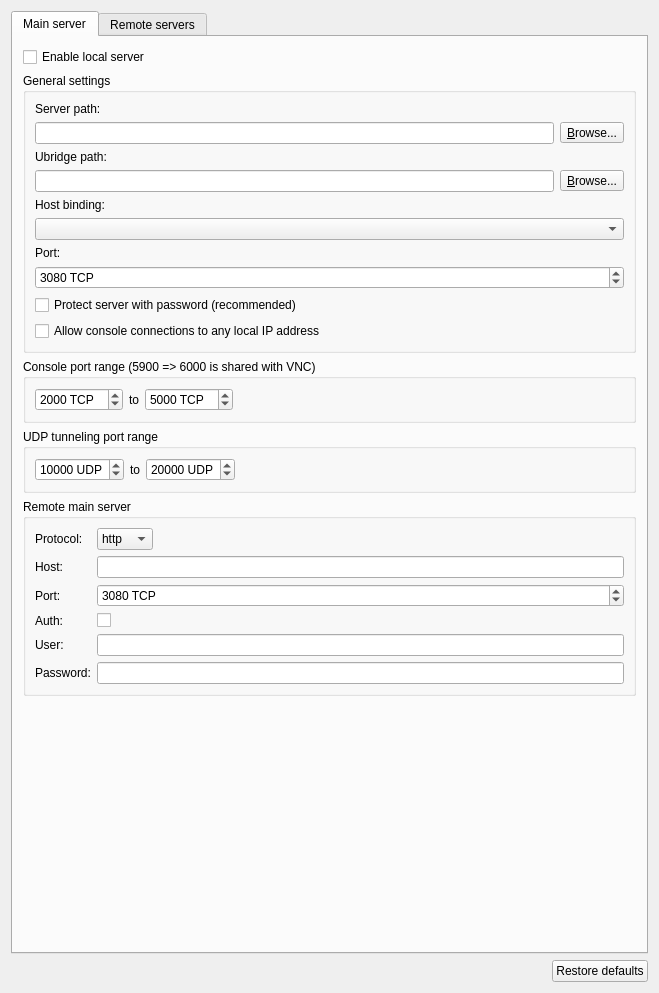
<?xml version="1.0" encoding="UTF-8"?>
<ui version="4.0">
 <class>ServerPreferencesPageWidget</class>
 <widget class="QWidget" name="ServerPreferencesPageWidget">
  <property name="geometry">
   <rect>
    <x>0</x>
    <y>0</y>
    <width>659</width>
    <height>993</height>
   </rect>
  </property>
  <property name="sizePolicy">
   <sizepolicy hsizetype="MinimumExpanding" vsizetype="MinimumExpanding">
    <horstretch>0</horstretch>
    <verstretch>0</verstretch>
   </sizepolicy>
  </property>
  <property name="minimumSize">
   <size>
    <width>0</width>
    <height>0</height>
   </size>
  </property>
  <property name="windowTitle">
   <string>Server</string>
  </property>
  <property name="styleSheet">
   <string notr="true">
QWidget {
    background-color: #323232;
    color: #BAF73C;
}

QToolBar {
    border:0px;
}

QGraphicsView, QTextEdit, QPlainTextEdit, QTreeWidget, QListWidget, QLineEdit, QSpinBox, QComboBox {
    background-color: #282828;
}

QLabel, QMenu, QStatusBar {
  color: #BAF73C;
}

QMenuBar::item {
    background-color: #323232;
}

QMenu::item:selected {
    color: #f2f2f2;
    background-color: #383838;
}

QToolButton:hover {
    background-color: #383838;
}

QGroupBox {
    color: #BAF73C;
    font: bold 12px;
    padding: 15px;
    border-style: none;
}

QAbstractScrollArea::corner {
    background: #323232;
}

QScrollBar::add-page:horizontal, QScrollBar::sub-page:horizontal, QScrollBar::add-page:vertical, QScrollBar::sub-page:vertical {
  background: none;
}

QComboBox {
    selection-color: #f2f2f2;
    selection-background-color: #323232;
}

QComboBox QAbstractItemView {
    background-color: #282828;
}

QDockWidget, QMenuBar, QPushButton, QToolButton, QTabWidget, QHeaderView::section {
    color: #BAF73C;
    font: bold 11px;
}

QTabBar {
    color: #BAF73C;
}

QRadioButton, QCheckBox {
  color: #BAF73C;
}

QRadioButton::disabled, QCheckBox::disabled {
  color: gray;
}
// bg-color=#282828
// fg-color=#BAF73C
// tool-bar=#323232
// selection-bg=#383838 
// selection-fg=#f2f2f2
 </string>
  </property>
  <layout class="QVBoxLayout" name="verticalLayout_2">
   <item>
    <widget class="QTabWidget" name="uiServerPreferenceTabWidget">
     <property name="sizePolicy">
      <sizepolicy hsizetype="MinimumExpanding" vsizetype="MinimumExpanding">
       <horstretch>0</horstretch>
       <verstretch>0</verstretch>
      </sizepolicy>
     </property>
     <property name="maximumSize">
      <size>
       <width>16777215</width>
       <height>16777215</height>
      </size>
     </property>
     <property name="currentIndex">
      <number>0</number>
     </property>
     <widget class="QWidget" name="uiLocalTabWidget">
      <property name="sizePolicy">
       <sizepolicy hsizetype="Preferred" vsizetype="MinimumExpanding">
        <horstretch>0</horstretch>
        <verstretch>0</verstretch>
       </sizepolicy>
      </property>
      <attribute name="title">
       <string>Main server</string>
      </attribute>
      <layout class="QVBoxLayout" name="verticalLayout_3">
       <property name="leftMargin">
        <number>10</number>
       </property>
       <property name="topMargin">
        <number>10</number>
       </property>
       <property name="rightMargin">
        <number>10</number>
       </property>
       <property name="bottomMargin">
        <number>10</number>
       </property>
       <item>
        <widget class="QCheckBox" name="uiLocalServerAutoStartCheckBox">
         <property name="sizePolicy">
          <sizepolicy hsizetype="Minimum" vsizetype="Fixed">
           <horstretch>0</horstretch>
           <verstretch>0</verstretch>
          </sizepolicy>
         </property>
         <property name="minimumSize">
          <size>
           <width>0</width>
           <height>0</height>
          </size>
         </property>
         <property name="text">
          <string>Enable local server</string>
         </property>
         <property name="checked">
          <bool>false</bool>
         </property>
        </widget>
       </item>
       <item>
        <widget class="QGroupBox" name="uiGeneralSettingsGroupBox">
         <property name="title">
          <string>General settings</string>
         </property>
         <layout class="QGridLayout" name="gridLayout">
          <property name="sizeConstraint">
           <enum>QLayout::SetMinimumSize</enum>
          </property>
          <item row="1" column="0">
           <widget class="QLabel" name="uiLocalServerPathLabel">
            <property name="text">
             <string>Server path:</string>
            </property>
           </widget>
          </item>
          <item row="2" column="0">
           <layout class="QHBoxLayout" name="horizontalLayout">
            <item>
             <widget class="QLineEdit" name="uiLocalServerPathLineEdit"/>
            </item>
            <item>
             <widget class="QToolButton" name="uiLocalServerToolButton">
              <property name="text">
               <string>&amp;Browse...</string>
              </property>
              <property name="toolButtonStyle">
               <enum>Qt::ToolButtonTextOnly</enum>
              </property>
             </widget>
            </item>
           </layout>
          </item>
          <item row="3" column="0">
           <widget class="QLabel" name="uiUbridgePathLabel">
            <property name="text">
             <string>Ubridge path:</string>
            </property>
           </widget>
          </item>
          <item row="4" column="0">
           <layout class="QHBoxLayout" name="horizontalLayout_5">
            <item>
             <widget class="QLineEdit" name="uiUbridgePathLineEdit"/>
            </item>
            <item>
             <widget class="QToolButton" name="uiUbridgeToolButton">
              <property name="text">
               <string>&amp;Browse...</string>
              </property>
              <property name="toolButtonStyle">
               <enum>Qt::ToolButtonTextOnly</enum>
              </property>
             </widget>
            </item>
           </layout>
          </item>
          <item row="5" column="0">
           <widget class="QLabel" name="uiLocalServerHostLabel">
            <property name="text">
             <string>Host binding:</string>
            </property>
           </widget>
          </item>
          <item row="6" column="0">
           <widget class="QComboBox" name="uiLocalServerHostComboBox"/>
          </item>
          <item row="7" column="0">
           <widget class="QLabel" name="uiLocalServerPortLabel">
            <property name="text">
             <string>Port:</string>
            </property>
           </widget>
          </item>
          <item row="8" column="0">
           <widget class="QSpinBox" name="uiLocalServerPortSpinBox">
            <property name="suffix">
             <string notr="true"> TCP</string>
            </property>
            <property name="maximum">
             <number>65535</number>
            </property>
            <property name="value">
             <number>3080</number>
            </property>
           </widget>
          </item>
          <item row="10" column="0">
           <widget class="QCheckBox" name="uiConsoleConnectionsToAnyIPCheckBox">
            <property name="text">
             <string>Allow console connections to any local IP address</string>
            </property>
           </widget>
          </item>
          <item row="9" column="0">
           <widget class="QCheckBox" name="uiLocalServerAuthCheckBox">
            <property name="text">
             <string>Protect server with password (recommended)</string>
            </property>
           </widget>
          </item>
         </layout>
        </widget>
       </item>
       <item>
        <widget class="QGroupBox" name="uiConsolePortRangeGroupBox">
         <property name="title">
          <string>Console port range (5900 =&gt; 6000 is shared with VNC)</string>
         </property>
         <layout class="QGridLayout" name="gridLayout_4">
          <item row="0" column="0">
           <widget class="QSpinBox" name="uiConsoleStartPortSpinBox">
            <property name="suffix">
             <string notr="true"> TCP</string>
            </property>
            <property name="maximum">
             <number>65535</number>
            </property>
            <property name="value">
             <number>2000</number>
            </property>
           </widget>
          </item>
          <item row="0" column="1">
           <widget class="QLabel" name="uiConsolePortRangeLabel">
            <property name="text">
             <string>to</string>
            </property>
           </widget>
          </item>
          <item row="0" column="2">
           <widget class="QSpinBox" name="uiConsoleEndPortSpinBox">
            <property name="suffix">
             <string notr="true"> TCP</string>
            </property>
            <property name="maximum">
             <number>65535</number>
            </property>
            <property name="value">
             <number>5000</number>
            </property>
           </widget>
          </item>
          <item row="0" column="3">
           <spacer name="horizontalSpacer_2">
            <property name="orientation">
             <enum>Qt::Horizontal</enum>
            </property>
            <property name="sizeHint" stdset="0">
             <size>
              <width>225</width>
              <height>20</height>
             </size>
            </property>
           </spacer>
          </item>
         </layout>
        </widget>
       </item>
       <item>
        <widget class="QGroupBox" name="uiUDPPortRangeGroupBox">
         <property name="title">
          <string>UDP tunneling port range</string>
         </property>
         <layout class="QHBoxLayout" name="horizontalLayout_8">
          <item>
           <widget class="QSpinBox" name="uiUDPStartPortSpinBox">
            <property name="suffix">
             <string notr="true"> UDP</string>
            </property>
            <property name="maximum">
             <number>65535</number>
            </property>
            <property name="value">
             <number>10000</number>
            </property>
           </widget>
          </item>
          <item>
           <widget class="QLabel" name="uiUDPPortRangeLabel">
            <property name="text">
             <string>to</string>
            </property>
           </widget>
          </item>
          <item>
           <widget class="QSpinBox" name="uiUDPEndPortSpinBox">
            <property name="suffix">
             <string notr="true"> UDP</string>
            </property>
            <property name="maximum">
             <number>65535</number>
            </property>
            <property name="value">
             <number>20000</number>
            </property>
           </widget>
          </item>
          <item>
           <spacer name="horizontalSpacer_4">
            <property name="orientation">
             <enum>Qt::Horizontal</enum>
            </property>
            <property name="sizeHint" stdset="0">
             <size>
              <width>40</width>
              <height>20</height>
             </size>
            </property>
           </spacer>
          </item>
         </layout>
        </widget>
       </item>
       <item>
        <widget class="QGroupBox" name="uiRemoteMainServerGroupBox">
         <property name="title">
          <string>Remote main server</string>
         </property>
         <layout class="QFormLayout" name="formLayout">
          <property name="fieldGrowthPolicy">
           <enum>QFormLayout::ExpandingFieldsGrow</enum>
          </property>
          <item row="1" column="0">
           <widget class="QLabel" name="label_2">
            <property name="text">
             <string>Host:</string>
            </property>
           </widget>
          </item>
          <item row="1" column="1">
           <widget class="QLineEdit" name="uiRemoteMainServerHostLineEdit"/>
          </item>
          <item row="2" column="0">
           <widget class="QLabel" name="label_3">
            <property name="text">
             <string>Port:</string>
            </property>
           </widget>
          </item>
          <item row="2" column="1">
           <widget class="QSpinBox" name="uiRemoteMainServerPortSpinBox">
            <property name="sizePolicy">
             <sizepolicy hsizetype="Expanding" vsizetype="Preferred">
              <horstretch>0</horstretch>
              <verstretch>0</verstretch>
             </sizepolicy>
            </property>
            <property name="suffix">
             <string> TCP</string>
            </property>
            <property name="maximum">
             <number>65535</number>
            </property>
            <property name="value">
             <number>3080</number>
            </property>
           </widget>
          </item>
          <item row="5" column="0">
           <widget class="QLabel" name="label_4">
            <property name="text">
             <string>User:</string>
            </property>
           </widget>
          </item>
          <item row="5" column="1">
           <widget class="QLineEdit" name="uiRemoteMainServerUserLineEdit"/>
          </item>
          <item row="6" column="0">
           <widget class="QLabel" name="label_5">
            <property name="text">
             <string>Password:</string>
            </property>
           </widget>
          </item>
          <item row="6" column="1">
           <widget class="QLineEdit" name="uiRemoteMainServerPasswordLineEdit">
            <property name="echoMode">
             <enum>QLineEdit::Password</enum>
            </property>
           </widget>
          </item>
          <item row="0" column="0">
           <widget class="QLabel" name="label_6">
            <property name="text">
             <string>Protocol:</string>
            </property>
           </widget>
          </item>
          <item row="0" column="1">
           <widget class="QComboBox" name="uiRemoteMainServerProtocolComboBox">
            <item>
             <property name="text">
              <string>http</string>
             </property>
            </item>
            <item>
             <property name="text">
              <string>https</string>
             </property>
            </item>
           </widget>
          </item>
          <item row="4" column="1">
           <widget class="QCheckBox" name="uiRemoteMainServerAuthCheckBox">
            <property name="text">
             <string/>
            </property>
           </widget>
          </item>
          <item row="4" column="0">
           <widget class="QLabel" name="label">
            <property name="text">
             <string>Auth:</string>
            </property>
           </widget>
          </item>
         </layout>
        </widget>
       </item>
       <item>
        <spacer name="verticalSpacer">
         <property name="orientation">
          <enum>Qt::Vertical</enum>
         </property>
         <property name="sizeHint" stdset="0">
          <size>
           <width>20</width>
           <height>5</height>
          </size>
         </property>
        </spacer>
       </item>
      </layout>
      <zorder>uiGeneralSettingsGroupBox</zorder>
      <zorder>uiConsolePortRangeGroupBox</zorder>
      <zorder>uiUDPPortRangeGroupBox</zorder>
      <zorder>uiLocalServerAutoStartCheckBox</zorder>
      <zorder>verticalSpacer</zorder>
      <zorder>uiRemoteMainServerGroupBox</zorder>
     </widget>
     <widget class="QWidget" name="uiRemoteTabWidget">
      <property name="sizePolicy">
       <sizepolicy hsizetype="Preferred" vsizetype="MinimumExpanding">
        <horstretch>0</horstretch>
        <verstretch>0</verstretch>
       </sizepolicy>
      </property>
      <attribute name="title">
       <string>Remote servers</string>
      </attribute>
      <layout class="QGridLayout" name="gridLayout_5">
       <property name="leftMargin">
        <number>10</number>
       </property>
       <property name="topMargin">
        <number>10</number>
       </property>
       <property name="rightMargin">
        <number>10</number>
       </property>
       <property name="bottomMargin">
        <number>10</number>
       </property>
       <item row="0" column="0" colspan="2">
        <widget class="QTreeWidget" name="uiRemoteServersTreeWidget">
         <property name="sizePolicy">
          <sizepolicy hsizetype="MinimumExpanding" vsizetype="MinimumExpanding">
           <horstretch>0</horstretch>
           <verstretch>0</verstretch>
          </sizepolicy>
         </property>
         <property name="columnCount">
          <number>5</number>
         </property>
         <column>
          <property name="text">
           <string>Name</string>
          </property>
         </column>
         <column>
          <property name="text">
           <string notr="true">Protocol</string>
          </property>
         </column>
         <column>
          <property name="text">
           <string notr="true">Host</string>
          </property>
         </column>
         <column>
          <property name="text">
           <string notr="true">Port</string>
          </property>
         </column>
         <column>
          <property name="text">
           <string>User</string>
          </property>
         </column>
        </widget>
       </item>
       <item row="1" column="0" colspan="2">
        <layout class="QHBoxLayout" name="horizontalLayout_3">
         <item>
          <widget class="QPushButton" name="uiAddRemoteServerPushButton">
           <property name="text">
            <string>&amp;Add</string>
           </property>
          </widget>
         </item>
         <item>
          <widget class="QPushButton" name="uiUpdateRemoteServerPushButton">
           <property name="enabled">
            <bool>false</bool>
           </property>
           <property name="text">
            <string>Edit</string>
           </property>
          </widget>
         </item>
         <item>
          <widget class="QPushButton" name="uiDeleteRemoteServerPushButton">
           <property name="enabled">
            <bool>false</bool>
           </property>
           <property name="text">
            <string>&amp;Delete</string>
           </property>
          </widget>
         </item>
         <item>
          <spacer name="horizontalSpacer_3">
           <property name="orientation">
            <enum>Qt::Horizontal</enum>
           </property>
           <property name="sizeHint" stdset="0">
            <size>
             <width>40</width>
             <height>20</height>
            </size>
           </property>
          </spacer>
         </item>
        </layout>
       </item>
       <item row="3" column="0">
        <spacer name="verticalSpacer_3">
         <property name="orientation">
          <enum>Qt::Vertical</enum>
         </property>
         <property name="sizeHint" stdset="0">
          <size>
           <width>20</width>
           <height>5</height>
          </size>
         </property>
        </spacer>
       </item>
       <item row="2" column="0">
        <widget class="QLabel" name="label_7">
         <property name="text">
          <string>Note: Changes are not visible in other part of the settings or application until you apply them.</string>
         </property>
        </widget>
       </item>
      </layout>
      <zorder>uiRemoteServersTreeWidget</zorder>
      <zorder>verticalSpacer_3</zorder>
      <zorder>label_7</zorder>
     </widget>
    </widget>
   </item>
   <item>
    <layout class="QHBoxLayout" name="horizontalLayout_2">
     <item>
      <spacer name="horizontalSpacer">
       <property name="orientation">
        <enum>Qt::Horizontal</enum>
       </property>
       <property name="sizeHint" stdset="0">
        <size>
         <width>40</width>
         <height>20</height>
        </size>
       </property>
      </spacer>
     </item>
     <item>
      <widget class="QPushButton" name="uiRestoreDefaultsPushButton">
       <property name="text">
        <string>Restore defaults</string>
       </property>
      </widget>
     </item>
    </layout>
   </item>
  </layout>
 </widget>
 <tabstops>
  <tabstop>uiServerPreferenceTabWidget</tabstop>
  <tabstop>uiLocalServerAutoStartCheckBox</tabstop>
  <tabstop>uiLocalServerPathLineEdit</tabstop>
  <tabstop>uiLocalServerToolButton</tabstop>
  <tabstop>uiUbridgePathLineEdit</tabstop>
  <tabstop>uiUbridgeToolButton</tabstop>
  <tabstop>uiLocalServerHostComboBox</tabstop>
  <tabstop>uiLocalServerPortSpinBox</tabstop>
  <tabstop>uiLocalServerAuthCheckBox</tabstop>
  <tabstop>uiConsoleConnectionsToAnyIPCheckBox</tabstop>
  <tabstop>uiConsoleStartPortSpinBox</tabstop>
  <tabstop>uiConsoleEndPortSpinBox</tabstop>
  <tabstop>uiUDPStartPortSpinBox</tabstop>
  <tabstop>uiUDPEndPortSpinBox</tabstop>
  <tabstop>uiRestoreDefaultsPushButton</tabstop>
  <tabstop>uiRemoteServersTreeWidget</tabstop>
  <tabstop>uiAddRemoteServerPushButton</tabstop>
  <tabstop>uiDeleteRemoteServerPushButton</tabstop>
 </tabstops>
 <resources/>
 <connections/>
 <designerdata>
  <property name="gridDeltaX">
   <number>10</number>
  </property>
  <property name="gridDeltaY">
   <number>10</number>
  </property>
  <property name="gridSnapX">
   <bool>true</bool>
  </property>
  <property name="gridSnapY">
   <bool>true</bool>
  </property>
  <property name="gridVisible">
   <bool>true</bool>
  </property>
 </designerdata>
</ui>
